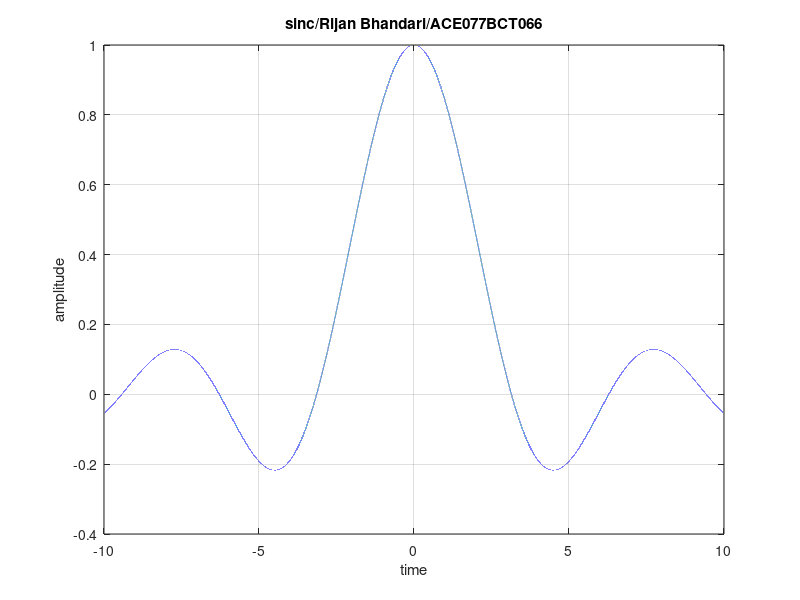

MATLAB code for this plot:
clc;
close all;
clear all;
t=-10:0.0001:10;
y= sin(t)./t;
plot(t,y)
xlabel('time');
ylabel('amplitude');
title('sinc/Rijan Bhandari/ACE077BCT066');
grid on;



